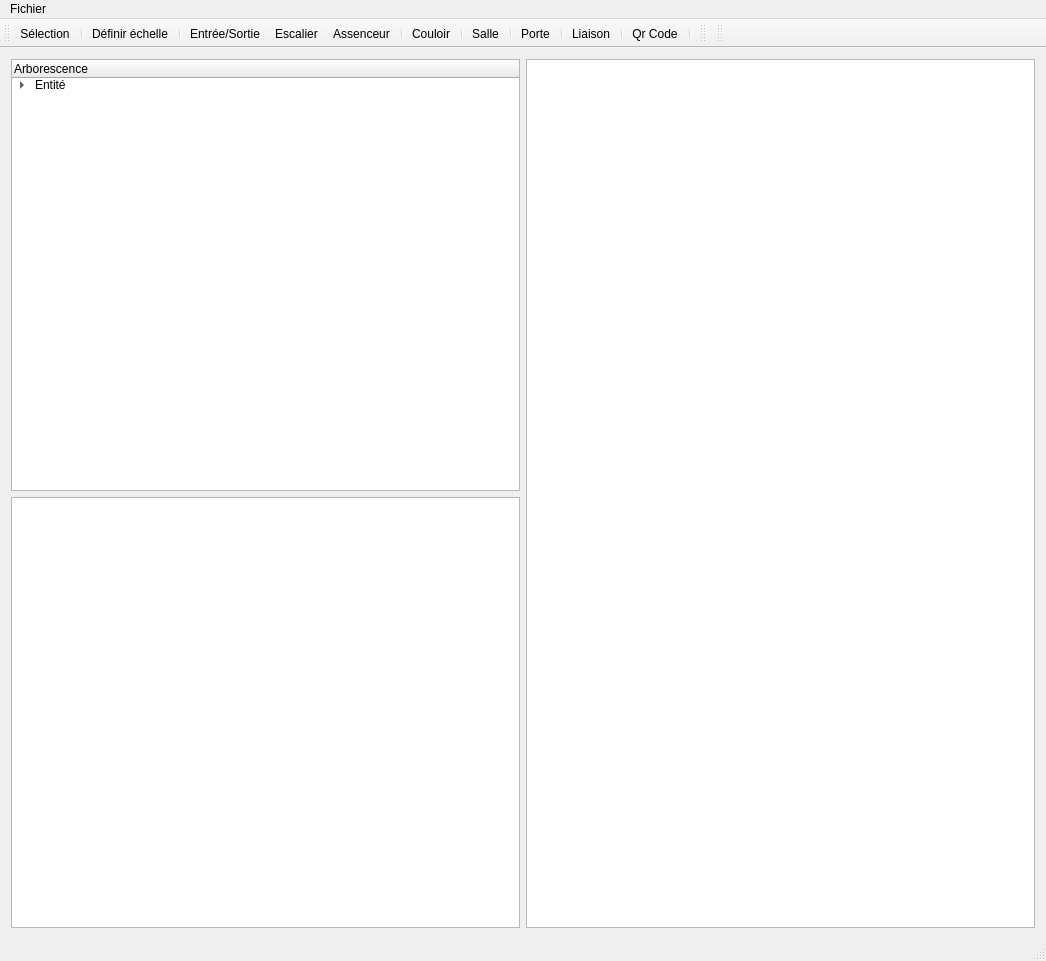
<?xml version="1.0" encoding="UTF-8"?>
<ui version="4.0">
 <class>MainWindow</class>
 <widget class="QMainWindow" name="MainWindow">
  <property name="geometry">
   <rect>
    <x>0</x>
    <y>0</y>
    <width>1046</width>
    <height>961</height>
   </rect>
  </property>
  <property name="windowTitle">
   <string>Map Creator</string>
  </property>
  <property name="windowIcon">
   <iconset>
    <normaloff>../Bureau/mapcreator.png</normaloff>../Bureau/mapcreator.png</iconset>
  </property>
  <widget class="QWidget" name="centralWidget">
   <property name="sizePolicy">
    <sizepolicy hsizetype="Expanding" vsizetype="Expanding">
     <horstretch>0</horstretch>
     <verstretch>0</verstretch>
    </sizepolicy>
   </property>
   <layout class="QGridLayout" name="gridLayout_2">
    <item row="0" column="0">
     <layout class="QGridLayout" name="gridLayout">
      <item row="0" column="0">
       <widget class="QTreeWidget" name="treeWidget">
        <column>
         <property name="text">
          <string>Arborescence</string>
         </property>
        </column>
        <item>
         <property name="text">
          <string>Entité</string>
         </property>
         <item>
          <property name="text">
           <string>Bâtiment</string>
          </property>
          <item>
           <property name="text">
            <string>Etage</string>
           </property>
           <item>
            <property name="text">
             <string/>
            </property>
           </item>
          </item>
         </item>
        </item>
       </widget>
      </item>
      <item row="0" column="1" rowspan="2">
       <widget class="GraphicsView" name="graphicsView"/>
      </item>
      <item row="1" column="0">
       <widget class="QListWidget" name="listWidget"/>
      </item>
     </layout>
    </item>
   </layout>
  </widget>
  <widget class="QToolBar" name="mainToolBar">
   <property name="toolButtonStyle">
    <enum>Qt::ToolButtonTextUnderIcon</enum>
   </property>
   <attribute name="toolBarArea">
    <enum>TopToolBarArea</enum>
   </attribute>
   <attribute name="toolBarBreak">
    <bool>false</bool>
   </attribute>
   <addaction name="actionS_lection"/>
   <addaction name="separator"/>
   <addaction name="actionD_finir_chelle"/>
   <addaction name="separator"/>
   <addaction name="actionEntr_e_Sortie"/>
   <addaction name="actionEscalier"/>
   <addaction name="actionAssenceur"/>
   <addaction name="separator"/>
   <addaction name="actionCouloir"/>
   <addaction name="separator"/>
   <addaction name="actionSalle"/>
   <addaction name="separator"/>
   <addaction name="actionPorte"/>
   <addaction name="separator"/>
   <addaction name="actionLiaison"/>
   <addaction name="separator"/>
   <addaction name="actionQr_Code"/>
   <addaction name="separator"/>
  </widget>
  <widget class="QStatusBar" name="statusBar"/>
  <widget class="QMenuBar" name="menuBar">
   <property name="geometry">
    <rect>
     <x>0</x>
     <y>0</y>
     <width>1046</width>
     <height>25</height>
    </rect>
   </property>
   <widget class="QMenu" name="menuFile">
    <property name="title">
     <string>Fichier</string>
    </property>
   </widget>
   <addaction name="menuFile"/>
  </widget>
  <widget class="QToolBar" name="toolBar">
   <property name="windowTitle">
    <string>toolBar</string>
   </property>
   <attribute name="toolBarArea">
    <enum>TopToolBarArea</enum>
   </attribute>
   <attribute name="toolBarBreak">
    <bool>false</bool>
   </attribute>
  </widget>
  <widget class="QToolBar" name="toolBar_2">
   <property name="windowTitle">
    <string>toolBar_2</string>
   </property>
   <attribute name="toolBarArea">
    <enum>TopToolBarArea</enum>
   </attribute>
   <attribute name="toolBarBreak">
    <bool>false</bool>
   </attribute>
  </widget>
  <action name="actionD_finir_chelle">
   <property name="icon">
    <iconset>
     <normaloff>../Bureau/echelle.jpg</normaloff>../Bureau/echelle.jpg</iconset>
   </property>
   <property name="text">
    <string>Définir échelle</string>
   </property>
   <property name="toolTip">
    <string>Définir échelle</string>
   </property>
  </action>
  <action name="actionEntr_e_Sortie">
   <property name="icon">
    <iconset>
     <normaloff>../Bureau/entrée_sortie.jpg</normaloff>../Bureau/entrée_sortie.jpg</iconset>
   </property>
   <property name="text">
    <string>Entrée/Sortie</string>
   </property>
   <property name="toolTip">
    <string>entree/sortie</string>
   </property>
  </action>
  <action name="actionEscalier">
   <property name="icon">
    <iconset>
     <normaloff>../Bureau/escalier.png</normaloff>../Bureau/escalier.png</iconset>
   </property>
   <property name="text">
    <string>Escalier</string>
   </property>
   <property name="toolTip">
    <string>escalier</string>
   </property>
  </action>
  <action name="actionAssenceur">
   <property name="icon">
    <iconset>
     <normaloff>../Bureau/assenceur.png</normaloff>../Bureau/assenceur.png</iconset>
   </property>
   <property name="text">
    <string>Assenceur</string>
   </property>
   <property name="toolTip">
    <string>assenceur</string>
   </property>
  </action>
  <action name="actionCouloir">
   <property name="icon">
    <iconset>
     <normaloff>../Bureau/couloir.png</normaloff>../Bureau/couloir.png</iconset>
   </property>
   <property name="text">
    <string>Couloir</string>
   </property>
   <property name="toolTip">
    <string>couloir</string>
   </property>
  </action>
  <action name="actionSalle">
   <property name="icon">
    <iconset>
     <normaloff>../Bureau/salle.jpg</normaloff>../Bureau/salle.jpg</iconset>
   </property>
   <property name="text">
    <string>Salle</string>
   </property>
   <property name="toolTip">
    <string>salle</string>
   </property>
  </action>
  <action name="actionPorte">
   <property name="icon">
    <iconset>
     <normaloff>../Bureau/porte1.png</normaloff>../Bureau/porte1.png</iconset>
   </property>
   <property name="text">
    <string>Porte</string>
   </property>
   <property name="toolTip">
    <string>porte</string>
   </property>
  </action>
  <action name="actionLiaison">
   <property name="icon">
    <iconset>
     <normaloff>../Bureau/liaison.jpeg</normaloff>../Bureau/liaison.jpeg</iconset>
   </property>
   <property name="text">
    <string>Liaison</string>
   </property>
   <property name="toolTip">
    <string>liaison</string>
   </property>
  </action>
  <action name="actionQr_Code">
   <property name="icon">
    <iconset>
     <normaloff>../Bureau/qrcode.jpeg</normaloff>../Bureau/qrcode.jpeg</iconset>
   </property>
   <property name="text">
    <string>Qr Code</string>
   </property>
   <property name="toolTip">
    <string>qrcode</string>
   </property>
  </action>
  <action name="actionExtraire">
   <property name="text">
    <string>Extraire</string>
   </property>
  </action>
  <action name="actionSauvegarder">
   <property name="text">
    <string>Sauvegarder</string>
   </property>
  </action>
  <action name="actionCharger">
   <property name="text">
    <string>Charger</string>
   </property>
  </action>
  <action name="actionS_lection">
   <property name="icon">
    <iconset>
     <normaloff>../Bureau/cursor.jpg</normaloff>../Bureau/cursor.jpg</iconset>
   </property>
   <property name="text">
    <string>Sélection</string>
   </property>
  </action>
 </widget>
 <layoutdefault spacing="6" margin="11"/>
 <customwidgets>
  <customwidget>
   <class>GraphicsView</class>
   <extends>QGraphicsView</extends>
   <header>graphicsview.h</header>
  </customwidget>
 </customwidgets>
 <resources/>
 <connections/>
</ui>
